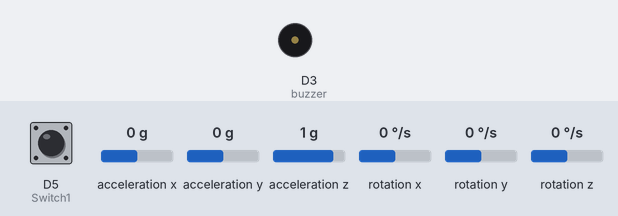
Simulated run of this sketch. Board: ESP8266 (NodeMCU). Parts: buzzer (waves = sounding). Inputs (shaded band) come from the test bench; at power-on: acceleration y 0 g, D5 (Switch1) HIGH, acceleration x 0 g, acceleration z 1 g, rotation x 0 °/s, rotation y 0 °/s, rotation z 0 °/s. WiFi joins after 1.5 s; servers stay silent unless stated; what the sketch prints to the serial monitor is not drawn.

Above: at 1.2 s.
1.3 s: acceleration y set to -0.6 g
2.8 s: acceleration y set to -0.9 g
At 4.2 s:
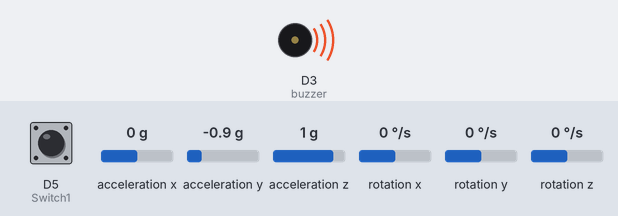
4.5 s: D5 (Switch1) pulled LOW for 0.3 s
Timing chart, 0 to 12.3 s (numbered marks = the images above; inputs shaded):
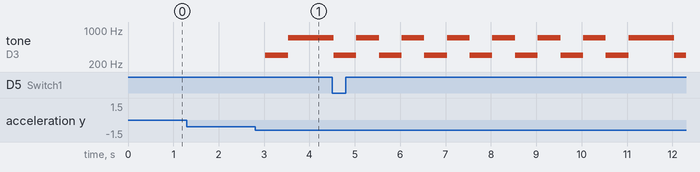

The sketch:

SmartCrutch.ino
```cpp
#include "MPU6050_6Axis_MotionApps20.h"
#include "Wire.h"
#include <ESP8266WiFi.h>
#include <TridentTD_LineNotify.h>
MPU6050 mpu;
int16_t ax, ay, az;
int16_t gx, gy, gz;
int valx , valy , valz;
int val1 , val2 ;
int valgy1 = 0 , valgy2 = 0;
int buzzer = D3;
int isNotify = 0;
int timer = 0;

int Switch1 = D5;

char ssid[] = "S21plus";
char pass[] = "Khanatip";
#define LINE_TOKEN "GO8hRTHn1zej5NjaNcnutEKbTXqNMe1z03g2AiD9CDq"

void setup()
{
  Wire.begin();
  Serial.begin(115200);
  Serial.println("Initialize MPU");
  mpu.initialize();
  Serial.println(mpu.testConnection() ? "Connected" : "Connection failed");
  pinMode(buzzer, OUTPUT);
  pinMode(Switch1,INPUT_PULLUP);
  WiFi.begin (ssid, pass);
  LINE.setToken(LINE_TOKEN);
  }

void loop()
{
  int Switch1State = digitalRead(Switch1);
  mpu.getMotion6(&ax, &ay, &az, &gx, &gy, &gz);
  valx = map(ax, -17000, 17000, 0, 179);
  valy = map(ay, -17000, 17000, 0, 179);
  valz = map(az, -17000, 17000, 0, 179);
  Serial.print("axis x = ") ;
  Serial.print(valx) ;
  Serial.print(" axis y = ") ;
  Serial.print(valy) ;
  Serial.print(" axis z = ") ;
  Serial.println(valz) ;

  if(Switch1State == LOW){
   Serial.println("I need help!!!!") ;
   LINE.notify("I need help!!!!");
   LINE.notifyPicture("https://png.pngtree.com/png-vector/20220518/ourmid/pngtree-woman-needs-help-stress-psychologist-png-image_4673847.png");
   tone (buzzer,300);
   delay(500);
   tone (buzzer,700);
   delay(500);
   tone (buzzer,300);
   delay(500);
   tone (buzzer,700);
   delay(500);
   tone (buzzer,300);
   delay(500);
   tone (buzzer,700);
   delay(500);
   tone (buzzer,300);
   delay(500);
   tone (buzzer,700);
   delay(500);
   tone (buzzer,300);
   delay(500);
   tone (buzzer,700);
   delay(500);
   tone (buzzer,300);
   delay(500);
   tone (buzzer,700);
   delay(500);
  }
  else
  noTone (buzzer);
  {
  }

  if ((( valx >=87)&&(valx <=98))&&(( valy >=1)&&(valy <=25))) {
    Serial.println("ล้มหลังงงงง") ;

    tone (buzzer,300);
    delay(500);
    tone (buzzer,700);
    delay(500);
    if (timer%20==0){LINE.notify("Smart Crutch have fallen, please check!!!"),LINE.notifyPicture("https://encrypted-tbn0.gstatic.com/images?q=tbn:ANd9GcRct22fCaEnBSLKu2oLKuF1gFB2VYFKJjQZZk_DF0cd_rFTA__W3jx3OK301nZhKnv3Ac4&usqp=CAU"); isNotify=1;timer++;}
    else{timer++;}

  }
  if ((( valx >=95)&&(valx <=107))&&(( valy >=150)&&(valy <=180))) {
    Serial.println("ล้มหน้าาาา") ;

    tone (buzzer,300);
    delay(500);
    tone (buzzer,700);
    delay(500);
    if (timer%20==0){LINE.notify("Smart Crutch have fallen, please check!!!"),LINE.notifyPicture("https://encrypted-tbn0.gstatic.com/images?q=tbn:ANd9GcRct22fCaEnBSLKu2oLKuF1gFB2VYFKJjQZZk_DF0cd_rFTA__W3jx3OK301nZhKnv3Ac4&usqp=CAU"); isNotify=1;timer++;}
    else{timer++;}

  }

  if ((( valx >=25)&&(valx <=40))&&(( valy >=120)&&(valy <=145))) {
    Serial.println("ล้มซ้าย") ;

    tone (buzzer,300);
    delay(500);
    tone (buzzer,700);
    delay(500);
    if (timer%20==0){LINE.notify("Smart Crutch have fallen, please check!!!"),LINE.notifyPicture("https://encrypted-tbn0.gstatic.com/images?q=tbn:ANd9GcRct22fCaEnBSLKu2oLKuF1gFB2VYFKJjQZZk_DF0cd_rFTA__W3jx3OK301nZhKnv3Ac4&usqp=CAU"); isNotify=1;timer++;}
    else{timer++;}

  }

 if ((( valx >=140)&&(valx <=168))&&(( valy >=120)&&(valy <=145))) {
    Serial.println("ล้มขวา") ;

    tone (buzzer,300);
    delay(500);
    tone (buzzer,700);
    delay(500);
    if (timer%20==0){LINE.notify("Smart Crutch have fallen, please check!!!"),LINE.notifyPicture("https://encrypted-tbn0.gstatic.com/images?q=tbn:ANd9GcRct22fCaEnBSLKu2oLKuF1gFB2VYFKJjQZZk_DF0cd_rFTA__W3jx3OK301nZhKnv3Ac4&usqp=CAU"); isNotify=1;timer++;}
    else{timer++;}

  }

 else if ((( valx >=70)&&(valx <=120))&&(( valy >=70)&&(valy <=120)))  {
    noTone (buzzer);
    if (isNotify ==1)
    {LINE.notify("Smart Crutch is in normal state."),LINE.notifyPicture("https://png.pngtree.com/png-clipart/20220130/original/pngtree-hand-drawn-cartoon-to-help-the-old-man-cross-the-road-png-image_7243520.png"),Serial.println("ไม้เท้าอยู่ในสถานะปกติ") ; isNotify=0;timer=0;}
  }

  delay(500);
}
```

Measured:
- the behaviour switches between -0.7 and -0.8 g on acceleration y (found by bisection; images 0 and 1)
- after the input at 1.3 s, every drawn part: stays the same
- after the input at 2.8 s, tone on D3 (buzzer): silent → 300 Hz after 0.23 s, → 700 Hz 0.50 s later
